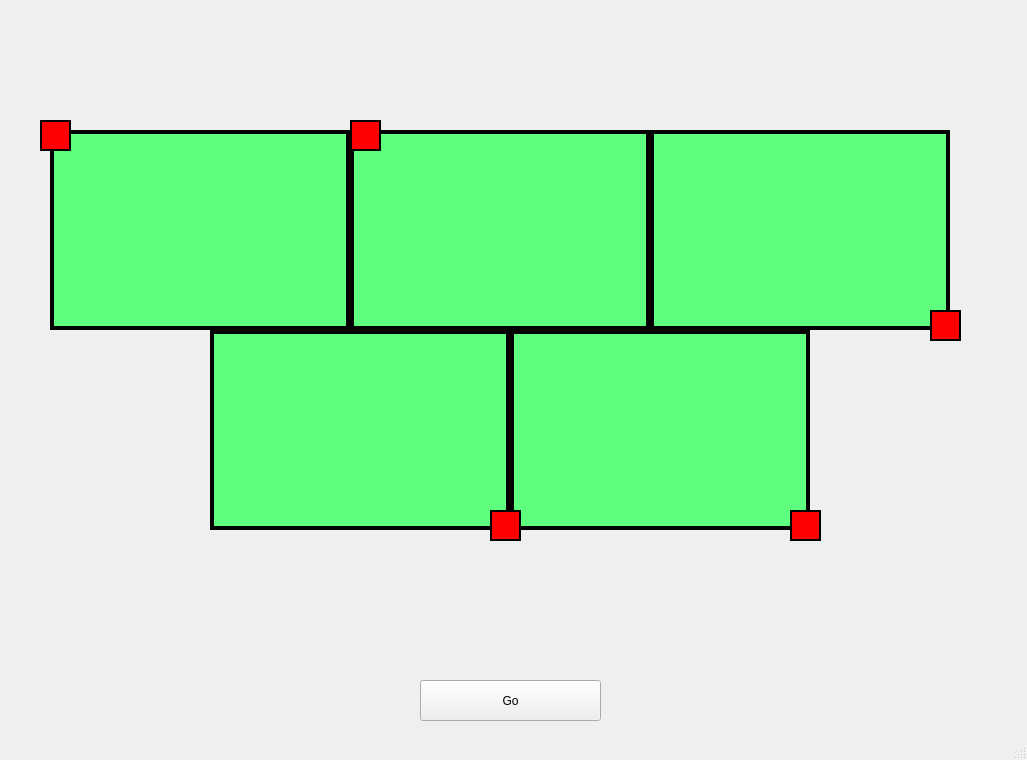
<?xml version="1.0" encoding="UTF-8"?>
<ui version="4.0">
 <class>MainWindow</class>
 <widget class="QMainWindow" name="MainWindow">
  <property name="geometry">
   <rect>
    <x>0</x>
    <y>0</y>
    <width>1027</width>
    <height>760</height>
   </rect>
  </property>
  <property name="windowTitle">
   <string>MainWindow</string>
  </property>
  <widget class="QWidget" name="centralWidget">
   <widget class="QPushButton" name="pushButton">
    <property name="geometry">
     <rect>
      <x>420</x>
      <y>680</y>
      <width>181</width>
      <height>41</height>
     </rect>
    </property>
    <property name="text">
     <string>Go</string>
    </property>
   </widget>
   <widget class="QLabel" name="label">
    <property name="geometry">
     <rect>
      <x>50</x>
      <y>130</y>
      <width>300</width>
      <height>200</height>
     </rect>
    </property>
    <property name="styleSheet">
     <string notr="true">QLabel#label{
	
	background-color: rgb(93, 255, 125);
	border: 4px solid;
}</string>
    </property>
    <property name="text">
     <string/>
    </property>
   </widget>
   <widget class="QLabel" name="label_2">
    <property name="geometry">
     <rect>
      <x>350</x>
      <y>130</y>
      <width>300</width>
      <height>200</height>
     </rect>
    </property>
    <property name="styleSheet">
     <string notr="true">QLabel#label_2{
	
	background-color: rgb(93, 255, 125);
	border: 4px solid;
}</string>
    </property>
    <property name="text">
     <string/>
    </property>
   </widget>
   <widget class="QLabel" name="label_3">
    <property name="geometry">
     <rect>
      <x>650</x>
      <y>130</y>
      <width>300</width>
      <height>200</height>
     </rect>
    </property>
    <property name="styleSheet">
     <string notr="true">QLabel#label_3{
	
	background-color: rgb(93, 255, 125);
	border: 4px solid;
}</string>
    </property>
    <property name="text">
     <string/>
    </property>
   </widget>
   <widget class="QLabel" name="label_4">
    <property name="geometry">
     <rect>
      <x>210</x>
      <y>330</y>
      <width>300</width>
      <height>200</height>
     </rect>
    </property>
    <property name="styleSheet">
     <string notr="true">QLabel#label_4{
	
	background-color: rgb(93, 255, 125);
	border: 4px solid;
}</string>
    </property>
    <property name="text">
     <string/>
    </property>
   </widget>
   <widget class="QLabel" name="label_5">
    <property name="geometry">
     <rect>
      <x>510</x>
      <y>330</y>
      <width>300</width>
      <height>200</height>
     </rect>
    </property>
    <property name="styleSheet">
     <string notr="true">QLabel#label_5{
	
	background-color: rgb(93, 255, 125);
	border: 4px solid;
}</string>
    </property>
    <property name="text">
     <string/>
    </property>
   </widget>
   <widget class="QLabel" name="label_6">
    <property name="geometry">
     <rect>
      <x>40</x>
      <y>120</y>
      <width>31</width>
      <height>31</height>
     </rect>
    </property>
    <property name="styleSheet">
     <string notr="true">QLabel#label_6{
	
	background-color: rgb(255, 0, 0);
	border: 2px solid;
}</string>
    </property>
    <property name="text">
     <string/>
    </property>
   </widget>
   <widget class="QLabel" name="label_7">
    <property name="geometry">
     <rect>
      <x>350</x>
      <y>120</y>
      <width>31</width>
      <height>31</height>
     </rect>
    </property>
    <property name="styleSheet">
     <string notr="true">QLabel#label_7{
	
	background-color: rgb(255, 0, 0);
	border: 2px solid;
}</string>
    </property>
    <property name="text">
     <string/>
    </property>
   </widget>
   <widget class="QLabel" name="label_8">
    <property name="geometry">
     <rect>
      <x>930</x>
      <y>310</y>
      <width>31</width>
      <height>31</height>
     </rect>
    </property>
    <property name="styleSheet">
     <string notr="true">QLabel#label_8{
	
	background-color: rgb(255, 0, 0);
	border: 2px solid;
}</string>
    </property>
    <property name="text">
     <string/>
    </property>
   </widget>
   <widget class="QLabel" name="label_9">
    <property name="geometry">
     <rect>
      <x>490</x>
      <y>510</y>
      <width>31</width>
      <height>31</height>
     </rect>
    </property>
    <property name="styleSheet">
     <string notr="true">QLabel#label_9{
	
	background-color: rgb(255, 0, 0);
	border: 2px solid;
}</string>
    </property>
    <property name="text">
     <string/>
    </property>
   </widget>
   <widget class="QLabel" name="label_10">
    <property name="geometry">
     <rect>
      <x>790</x>
      <y>510</y>
      <width>31</width>
      <height>31</height>
     </rect>
    </property>
    <property name="styleSheet">
     <string notr="true">QLabel#label_10{
	
	background-color: rgb(255, 0, 0);
	border: 2px solid;
}</string>
    </property>
    <property name="text">
     <string/>
    </property>
   </widget>
  </widget>
  <widget class="QStatusBar" name="statusBar"/>
 </widget>
 <layoutdefault spacing="6" margin="11"/>
 <resources/>
 <connections/>
</ui>
